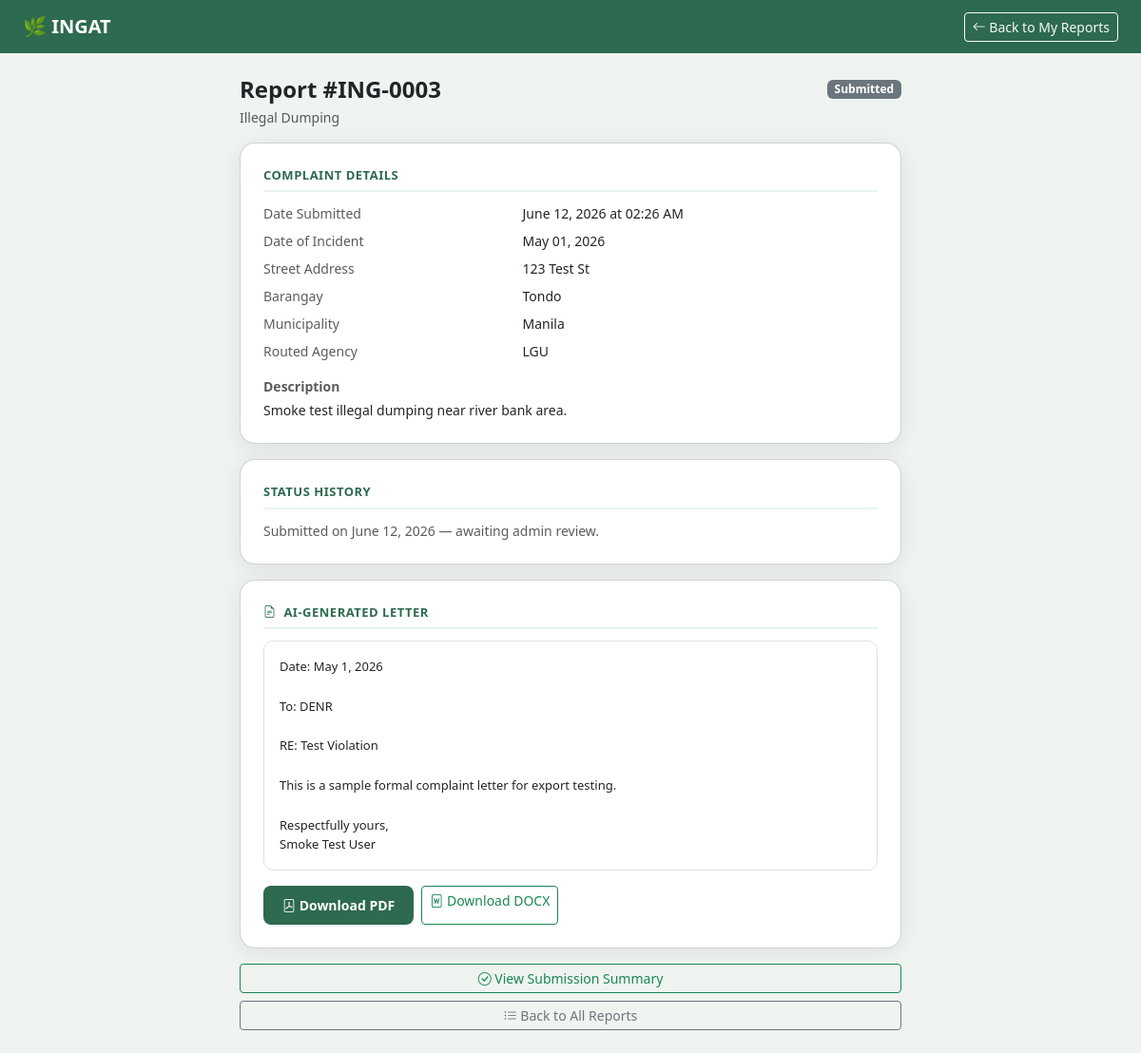
Screenshot of /user/my-reports/3 (signed in) with the database file from the repository.
### models.py (models this page shows)
class Complaint(db.Model):
    __tablename__ = 'complaints'
    id = db.Column(db.Integer, primary_key=True)
    user_id = db.Column(db.Integer, db.ForeignKey('users.id'), nullable=False)
    agency_id = db.Column(db.Integer, db.ForeignKey('agencies.id'), nullable=True)
    violation_type = db.Column(db.String(100), nullable=False)
    street_address = db.Column(db.String(255), nullable=False)
    barangay = db.Column(db.String(100), nullable=False)
    municipality = db.Column(db.String(100), nullable=False)
    date_incident = db.Column(db.Date, nullable=False)
    description = db.Column(db.Text, nullable=False)
    photo_path = db.Column(db.String(255), nullable=True)
    generated_letter = db.Column(db.Text, nullable=True)
    letter_generated = db.Column(db.Boolean, default=False)
    status = db.Column(db.String(50), default='Submitted')
    created_at = db.Column(db.DateTime, default=datetime.utcnow)
    status_history = db.relationship('StatusHistory', backref='complaint', lazy=True)

class Agency(db.Model):
    __tablename__ = 'agencies'
    id = db.Column(db.Integer, primary_key=True)
    agency_name = db.Column(db.String(100), nullable=False)
    contact_email = db.Column(db.String(120), nullable=False)
    contact_number = db.Column(db.String(11), nullable=False)
    violation_types = db.Column(db.String(255), nullable=False)
    status = db.Column(db.String(20), default='active')
    created_at = db.Column(db.DateTime, default=datetime.utcnow)
    complaints = db.relationship('Complaint', backref='agency', lazy=True)

### routes/user_routes.py (the view, shortened to what this page needs)
@user_bp.route('/my-reports/<int:complaint_id>')
@member_required
def report_detail(complaint_id):
    from models import Complaint
    complaint = Complaint.query.get_or_404(complaint_id)
    if complaint.user_id != current_user.id:
        abort(403)
    status_history = sorted(
        complaint.status_history,
        key=lambda entry: entry.updated_at,
        reverse=True,
    )
    return render_template(
        'user/report_detail.html',
        complaint=complaint,
        status_history=status_history,
        photo_url=_complaint_photo_url(complaint),
    )

### routes/user_routes.py (called while the page is built)
def _complaint_photo_url(complaint):
    if not complaint.photo_path:
        return None
    path = complaint.photo_path.replace('\\', '/')
    if path.startswith('static/'):
        path = path[len('static/'):]
    return url_for('static', filename=path)

### templates/user/report_detail.html (shortened to what this page needs)
<!DOCTYPE html>
<html lang="en">
<head>
    <link href="https://cdn.jsdelivr.net/npm/bootstrap@5.3.0/dist/css/bootstrap.min.css" rel="stylesheet">
    <link href="https://cdn.jsdelivr.net/npm/bootstrap-icons@1.10.5/font/bootstrap-icons.css" rel="stylesheet">
</head>
<body>
<nav class="navbar navbar-dark navbar-ingat px-4 py-2">
    <span class="navbar-brand fw-bold">🌿 INGAT</span>
    <a href="{{ url_for('user.my_reports') }}" class="btn btn-outline-light btn-sm">
        <i class="bi bi-arrow-left"></i> Back to My Reports
    </a>
</nav>
<div class="container py-4" style="max-width: 720px;">
    <div class="d-flex justify-content-between align-items-start mb-3">
        <div>
            <h4 class="fw-bold mb-1">Report #ING-{{ '%04d' % complaint.id }}</h4>
            <p class="text-muted small mb-0">{{ complaint.violation_type }}</p>
        </div>
        <div>
            {% if complaint.status == 'Submitted' %}
                <span class="badge badge-submitted">{{ complaint.status }}</span>
            {% elif complaint.status == 'Under Review' %}
                <span class="badge badge-review">{{ complaint.status }}</span>
            {% elif complaint.status == 'Forwarded to Agency' %}
                <span class="badge badge-forwarded">Forwarded to Agency</span>
            {% elif complaint.status == 'Resolved' %}
                <span class="badge badge-resolved">{{ complaint.status }}</span>
            {% else %}
                <span class="badge bg-secondary">{{ complaint.status }}</span>
            {% endif %}
        </div>
    </div>
    <div class="card p-4 mb-3">
        <div class="section-title">Complaint Details</div>
        <div class="row small g-2">
            <div class="col-5 text-muted">Date Submitted</div>
            <div class="col-7">{{ complaint.created_at.strftime('%B %d, %Y at %I:%M %p') }}</div>
            <div class="col-5 text-muted">Date of Incident</div>
            <div class="col-7">{{ complaint.date_incident.strftime('%B %d, %Y') }}</div>
            <div class="col-5 text-muted">Street Address</div>
            <div class="col-7">{{ complaint.street_address }}</div>
            <div class="col-5 text-muted">Barangay</div>
            <div class="col-7">{{ complaint.barangay }}</div>
            <div class="col-5 text-muted">Municipality</div>
            <div class="col-7">{{ complaint.municipality }}</div>
            {% if complaint.agency %}
            <div class="col-5 text-muted">Routed Agency</div>
            <div class="col-7">{{ complaint.agency.agency_name }}</div>
            {% endif %}
        </div>
        <div class="mt-3">
            <p class="small fw-semibold text-muted mb-1">Description</p>
            <p class="small mb-0">{{ complaint.description }}</p>
        </div>
    </div>
    {% if status_history %}
    <div class="card p-4 mb-3">
        <div class="section-title">Status History</div>
        {% for entry in status_history %}
        <div class="timeline-item">
            <p class="small fw-semibold mb-0">{{ entry.new_status }}</p>
            <p class="small text-muted mb-0">{{ entry.updated_at.strftime('%B %d, %Y at %I:%M %p') }}</p>
            {% if entry.remarks %}
            <p class="small mb-0 mt-1">{{ entry.remarks }}</p>
            {% endif %}
        </div>
        {% endfor %}
    </div>
    {% else %}
    <div class="card p-4 mb-3">
        <div class="section-title">Status History</div>
        <p class="small text-muted mb-0">
            Submitted on {{ complaint.created_at.strftime('%B %d, %Y') }} — awaiting admin review.
        </p>
    </div>
    {% endif %}
    {% if complaint.letter_generated and complaint.generated_letter %}
    <div class="card p-4 mb-3">
        <div class="section-title"><i class="bi bi-file-earmark-text me-1"></i> AI-Generated Letter</div>
        <div class="letter-preview mb-3">{{ complaint.generated_letter }}</div>
        <div class="d-flex flex-wrap gap-2">
            <a href="{{ url_for('user.download_letter_pdf', complaint_id=complaint.id) }}"
               class="btn btn-ingat btn-sm">
                <i class="bi bi-file-pdf"></i> Download PDF
            </a>
            <a href="{{ url_for('user.download_letter_docx', complaint_id=complaint.id) }}"
               class="btn btn-outline-success btn-sm">
                <i class="bi bi-file-word"></i> Download DOCX
            </a>
        </div>
    </div>
    {% endif %}
    <div class="d-grid gap-2">
        <a href="{{ url_for('user.complaint_submitted', complaint_id=complaint.id) }}"
           class="btn btn-outline-success btn-sm">
            <i class="bi bi-check-circle"></i> View Submission Summary
        </a>
        <a href="{{ url_for('user.my_reports') }}" class="btn btn-outline-secondary btn-sm">
            <i class="bi bi-list-ul"></i> Back to All Reports
        </a>
    </div>
</div>
</body>
</html>

### templates/user/report_detail.html (style rules this page uses)
body { background-color: #f0f4f0; font-family: 'Segoe UI', sans-serif; }
.navbar-ingat { background-color: #2D6A4F; }
.card { border-radius: 16px; box-shadow: 0 4px 24px rgba(0,0,0,0.08); }
.btn-ingat { background-color: #2D6A4F; color: white; border: none; border-radius: 8px; padding: 10px 20px; font-weight: 600; }
.section-title { font-size: 13px; font-weight: 700; color: #2D6A4F; text-transform: uppercase; letter-spacing: 0.5px; margin-bottom: 12px; padding-bottom: 6px; border-bottom: 2px solid #e8f4ee; }
.letter-preview { background: #fff; border: 1px solid #dee2e6; border-radius: 10px; padding: 16px; max-height: 320px; overflow-y: auto; font-size: 13px; line-height: 1.6; white-space: pre-wrap; }
.badge-submitted { background: #6c757d; }

### rows the page displays
Complaint: id "0003", violation_type "Illegal Dumping", status "Submitted", created_at "June 12, 2026 at 02:26 AM", date_incident "May 01, 2026", street_address "123 Test St", barangay "Tondo", municipality "Manila", description "Smoke test illegal dumping near river bank area.", created_at "June 12, 2026", generated_letter "Date: May 1, 2026 To: DENR RE: Test Violation This is a sample formal complaint letter for export testing. Respectfully yours, Smoke Test User"
Agency: agency.agency_name "LGU"
